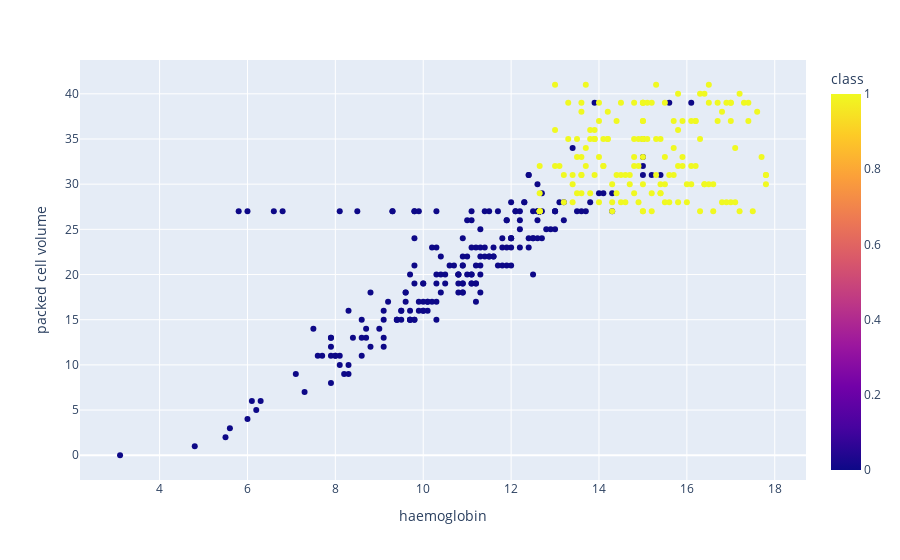

Source (notebook cell):
### Code cell
px.scatter(df,x='haemoglobin',y='packed cell volume',color='class')

### Figure 1 — Plotly figure (JSON) as saved in the notebook; plotly's stock layout.template omitted (floating-point values rounded to 4 significant figures; data arrays with more than 128 entries replaced by an {"elided": "..."} marker saying what was removed)
{"data": [{"hovertemplate": "haemoglobin=%{x}<br>packed cell volume=%{y}<br>class=%{marker.color}<extra></extra>", "legendgroup": "", "marker": {"color": {"elided": "400 int values"}, "coloraxis": "coloraxis", "symbol": "circle"}, "mode": "markers", "name": "", "orientation": "v", "showlegend": false, "type": "scatter", "x": {"elided": "400 float values"}, "xaxis": "x", "y": {"elided": "400 int values"}, "yaxis": "y"}], "layout": {"coloraxis": {"colorbar": {"title": {"text": "class"}}, "colorscale": [[0, "#0d0887"], [0.1111, "#46039f"], [0.2222, "#7201a8"], [0.3333, "#9c179e"], [0.4444, "#bd3786"], [0.5556, "#d8576b"], [0.6667, "#ed7953"], [0.7778, "#fb9f3a"], [0.8889, "#fdca26"], [1, "#f0f921"]]}, "legend": {"tracegroupgap": 0}, "margin": {"t": 60}, "xaxis": {"anchor": "y", "domain": [0, 1], "title": {"text": "haemoglobin"}}, "yaxis": {"anchor": "x", "domain": [0, 1], "title": {"text": "packed cell volume"}}}}
